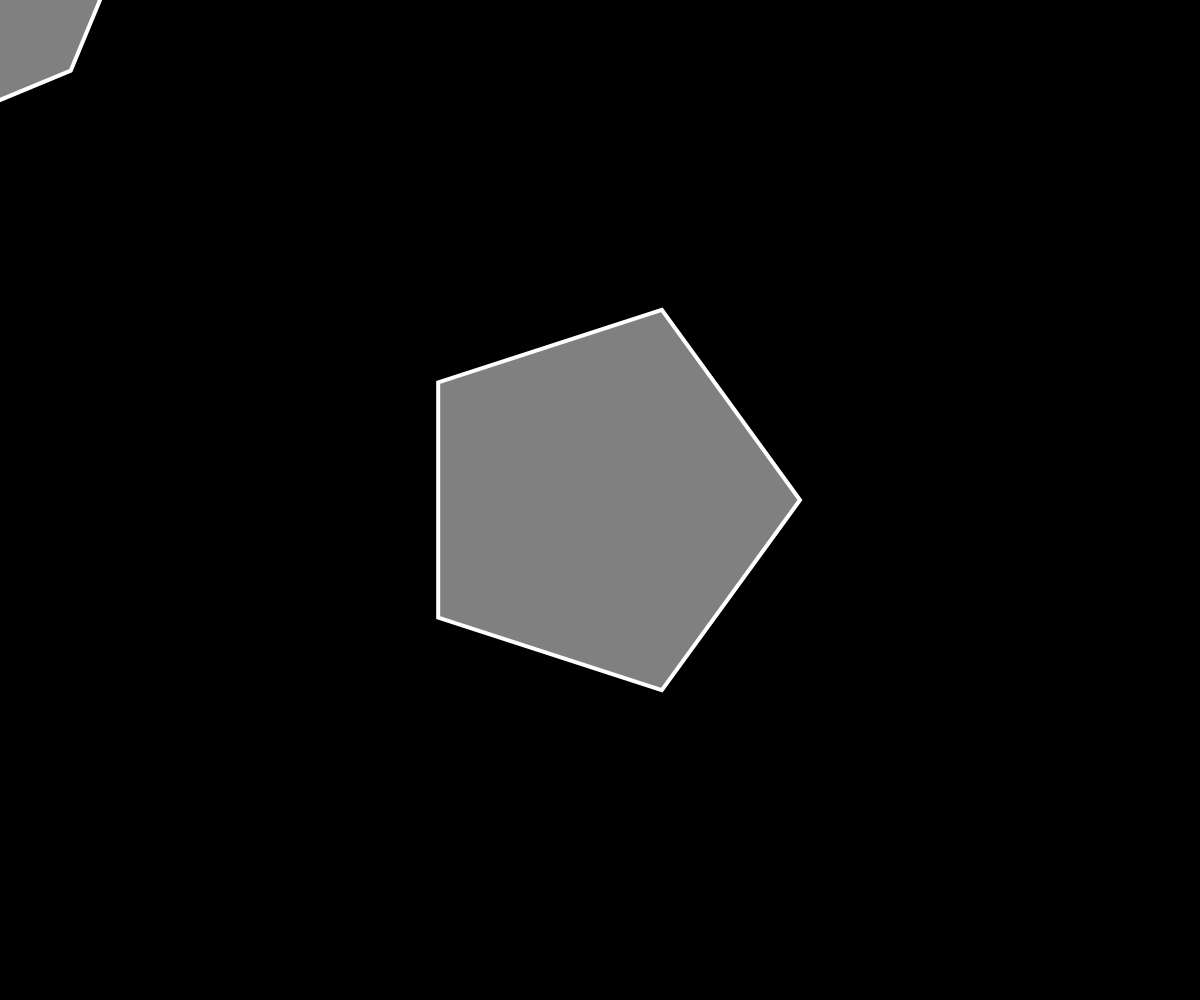
Frame 1 (no input)
Frame 60 (no input): identical to frame 1, image omitted
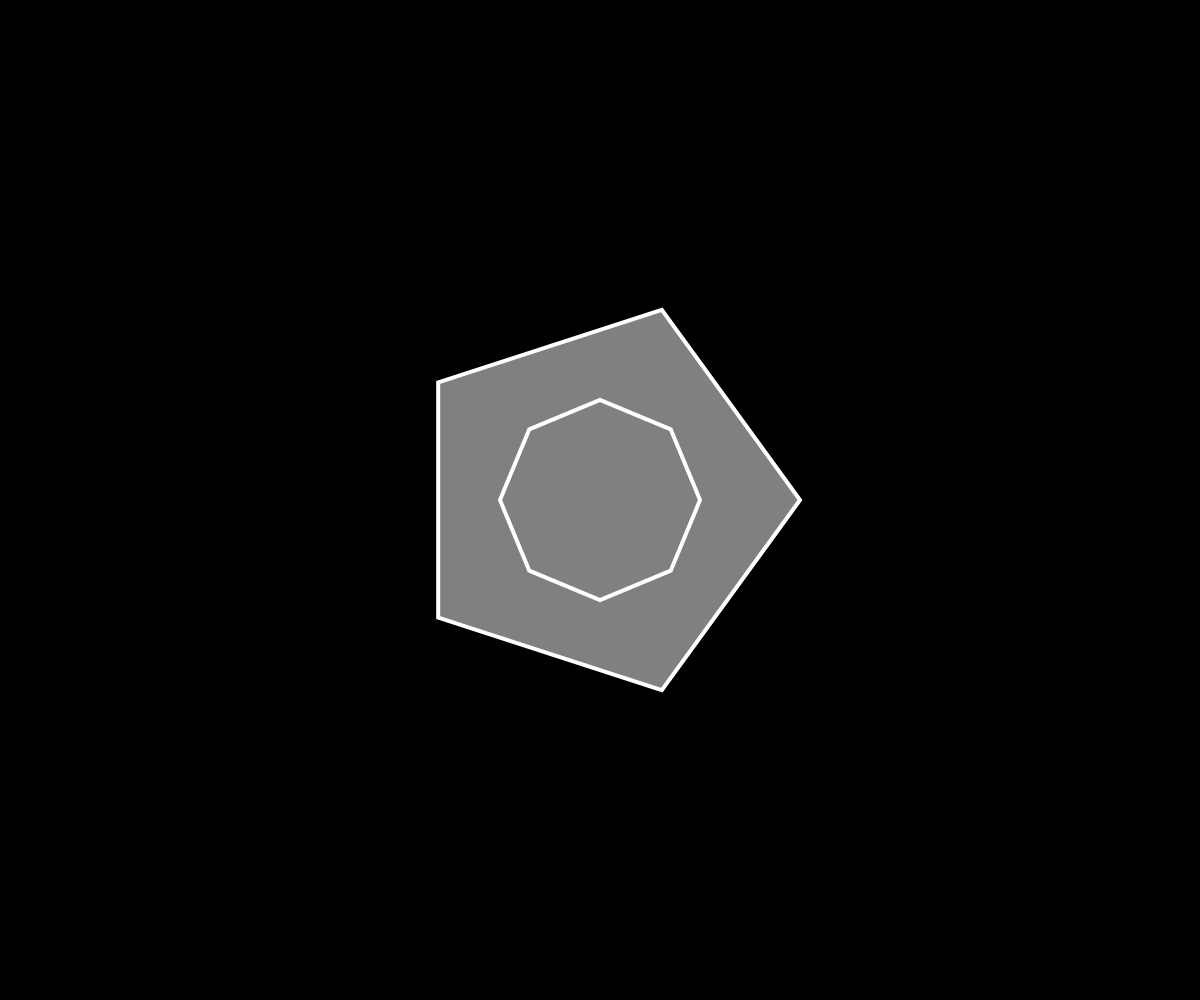
Frame 120 (the mouse pressed at the canvas centre since frame 60)

The p5.js sketch that drew these frames (run headless with seeded random() and noise() and a simulated clock; from frame 60 on, the mouse is pressed at the canvas centre):

// p5.js sketch
// ── sketch.js
// ------------------------------------------------------------------
// Code placed in setup() will run once at the beginning
function setup() {
  // Create a new canvas to match the browser size
  createCanvas(windowWidth, windowHeight);
}

// ------------------------------------------------------------------
// On window resize, update the canvas size
function windowResized() {
  resizeCanvas(windowWidth, windowHeight);
}

// ------------------------------------------------------------------
// Main render loop - code placed in draw() will repeat over and over
function draw() {
  // Place your drawing code here   
  background('black');
  stroke('white');
  strokeWeight(4);
  fill('gray');
   
  polygon(width/2, height/2, 5, 200);    
  polygon(mouseX, mouseY, 8, 100);
  
 
}

// ------------------------------------------------------------------
// centerX, centerY: position of the center of the shape
// nSides: number of sides 
// radius: the radius of the shape 
function polygon(centerX, centerY, nSides, radius) {
  push();
  translate(centerX, centerY);  
  beginShape();
  for (let i=0; i < nSides; i++) {
    let angle = map(i, 0, nSides, 0, TWO_PI);      
    let x = cos(angle) * radius; 
    let y = sin(angle) * radius;     
    vertex(x, y); 
  }
  endShape(CLOSE);    
  pop();
} 
